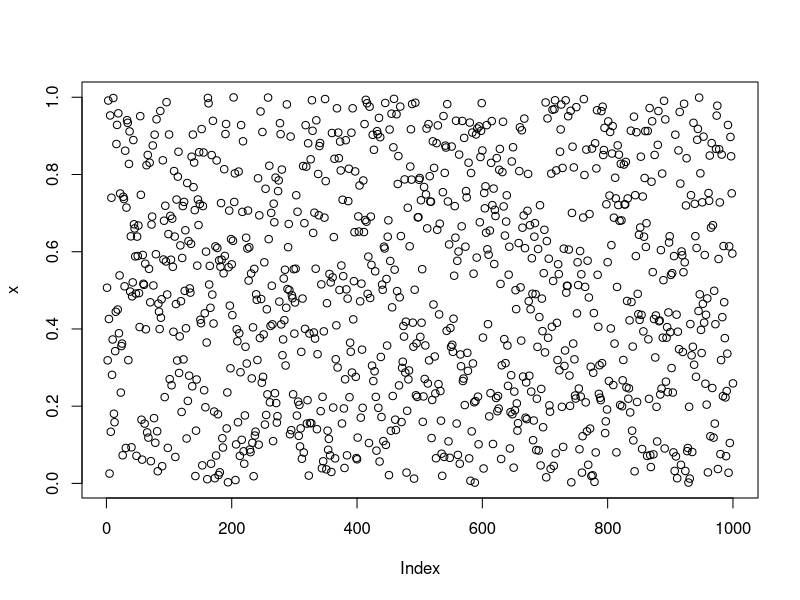
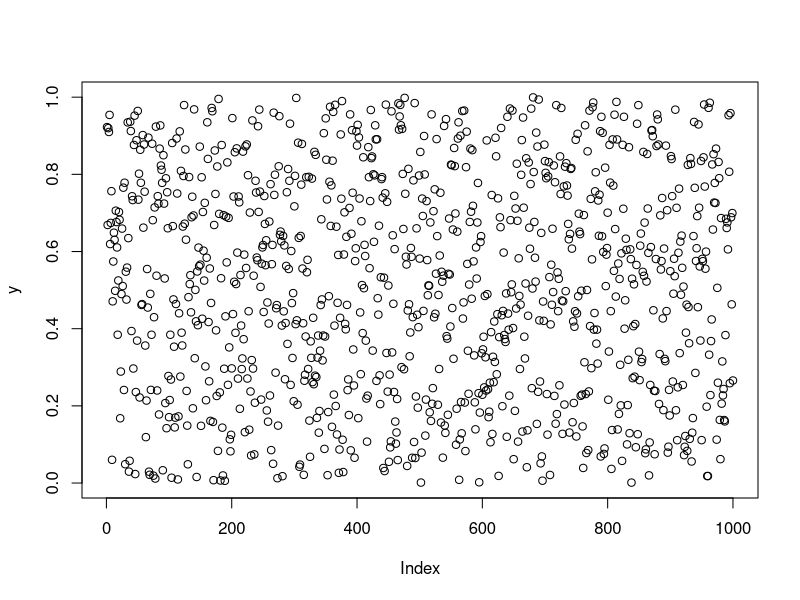
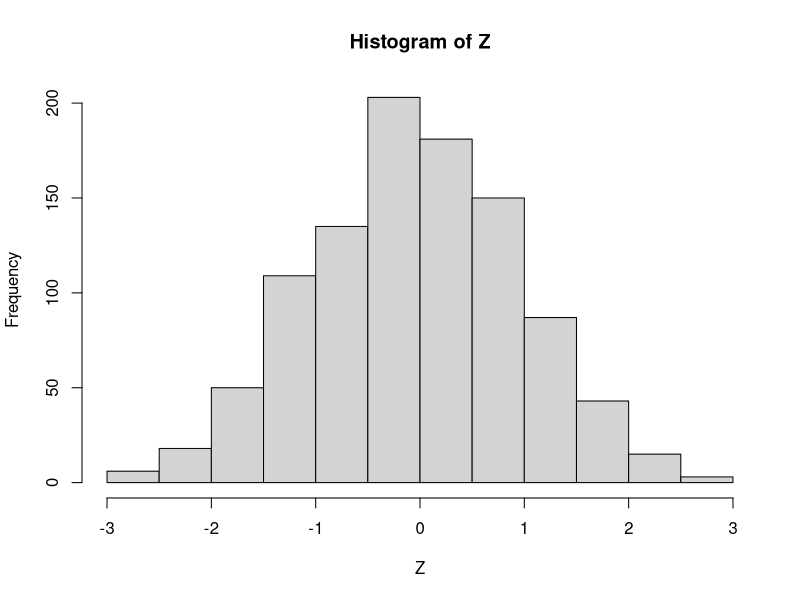

Generate these figures, in order, with R:
## ---- chunk 1
knitr::opts_chunk$set(echo = TRUE)
## ---- chunk 2
seed <- as.numeric(Sys.time())
m = 2^31 # I chosed m = 2^31 - 1 because it is a very large positive prime number
a = 68626861  # It is a large value and a multiple of 4

b = 1003994261 #It is a odd number, so my LCG is full period/ 
latestval<- floor(print(as.numeric(Sys.time())*1000, digits=15))

## ---- chunk 3
remainder = function(n,m) {
    return( n - m * floor(n/m) )
}

nextrand = function() {
    latestval <<- remainder(a*latestval+b, m)   # (global assignment)
    return(latestval / m)
}


x = rep(0,1000)
for (i in 1:1000)
  x[i] = nextrand()
print("First and Second Moments of a sample of size 1,000:")
print( mean(x) )
print( mean(x^2) )

plot(x)


y = rep(0,1000)
for (i in 1:1000)
  y[i] = nextrand()
print("First and Second Moments of a sample of size 1,000:")
print( mean(y) )
print( mean(y^2) )

plot(y)

cor(x,y)
## ---- chunk 4
u1= rep(0,1000)
for (i in 1:1000)
  u1[i] = nextrand()
# generate normal[0,1] 
Z = sqrt(2*log(1/x))* cos(2*pi*u1)
# generate Exp(3)
Y = -log(y)/3

# checking if my normal(0,1) is good
hist(Z)
mean(Z)
mean(Z^2)
# checking if my Exp(3) is good 
mean(Y) # should be 1/3 
mean(Y^2) # should be 1/3^2


## ---- chunk 5
mean(abs(Y^2 * Z^5 * sin(Y^3*Z^2)))
se = sd(abs(Y^2 * Z^5 * sin(Y^3*Z^2)))/ 1000
se
## ---- chunk 6
result = rep(0, 20)

q2 <- function(){
x = rep(0,1000)
y = rep(0,1000)
u1= rep(0,1000)
for (i in 1:1000){
  x[i] = nextrand()
  y[i] = nextrand()
  u1[i] = nextrand()
  }
  
Z = sqrt(2*log(1/x))* cos(2*pi*u1) 
Y = -log(y)/3

est <- mean(abs(Y^2 * Z^5 * sin(Y^3*Z^2)))
est
se = sd(abs(Y^2 * Z^5 * sin(Y^3*Z^2)))/ 1000
print(paste("mean =" ,est ,"and se =", se))
}


for (i in 1:20){
  each <- q2()  
  result[i] = as.numeric(substr(each, 8, 20))
}

print(paste("final estiamte:", mean(result)))

## ---- chunk 7
set.seed(1)
A = 4
B = 2
C = 6
D = 1

g <- function(x1, x2, x3, x4, x5){
  x1^{A+6}*2^{x2+3} * (1 + cos(x1 + 2*x2 + 3*x3 + 4*x4 + (B + 3)*x5))*
    exp((C-12)*x4^2)*exp(-(D+2)*(x4-3*x5)^2)
}

h <- function(x1, x2, x3, x4, x5){
  (x1 + x2^2) / (2 + x3*x4 + x5)
}

q3 <- function(){
M = 10^6

x1list = runif(M)
x2list = runif(M)
x3list = runif(M)
x4list = runif(M)
x5list = runif(M)

numlist = g(x1list, x2list, x3list, x4list, x5list) * 
  h(x1list, x2list, x3list, x4list, x5list)

denomlist = g(x1list, x2list, x3list, x4list, x5list)


se = M^{-1/2}*sd(h(x1list, x2list, x3list, x4list, x5list))
se

print(paste("My estimate is ", mean(numlist)/mean(denomlist), "with se =", se))
}


q3()
q3()
q3()
q3()
q3()
## ---- chunk 8
# final esitmate (taking means of one of my runs)
(0.590788435863751 + 0.590569032282988 + 0.590206922048098 
 + 0.591317519358796 + 0.590511405015528)/5
## ---- chunk 9
k = 2^4 * 2
f <- function(x1,x2, x3, x4, x5) {1*x1*x2*x3*x4*x5}
M = 100000


q4<- function(){
hlist = rep(NA, M)
numsamples = 0
x1list= rep(NA, M)
x2list= rep(NA, M)
x3list= rep(NA, M)
x4list= rep(NA, M)
x5list= rep(NA, M)


for (i in 1:M) {
    x1 = runif(1)
    x2 = runif(1)
    x3 = runif(1)
    x4 = runif(1)
    x5 = runif(1)
    X = f(x1,x2, x3, x4, x5)  # sample from f
    U = runif(1)  # for accept/reject
    alpha = g(x1, x2, x3, x4, x5) / (k * 1)  # for accept/reject
    if (U < alpha) {
	    x1list[i] = x1  # keep X value if accepted
		  x2list[i] = x2  # keep X value if accepted
		  x3list[i] = x3  # keep X value if accepted
		  x4list[i] = x4  # keep X value if accepted
		  x5list[i] = x5  # keep X value if accepted
		  hlist[i] = h(x1,x2,x3,x4,x5) # keep h(X) value if accepted
	    numsamples = numsamples + 1
    }
  
}
print(paste(numsamples, mean(hlist, na.rm=TRUE)))
}

for(i in 1:10){
  q4()
}


## ---- chunk 10
#final estimate (taking means of one of my runs)
(0.58712528596649 + 0.585261907096158 + 0.582592897558771 + 0.589129111869184 + 0.590889931925265
 + 0.582426814805924 + 0.583003213887997 + 0.588724870451217 + 0.597622678085176 + 0.59032978185728)/10
